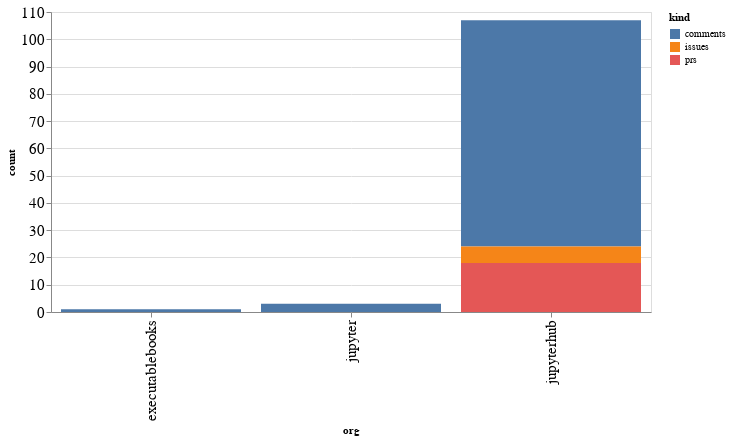

The cell this chart's notebook holds for it:
### Code cell
alt.Chart(org_summaries, width=600).mark_bar().encode(
    x='org',
    y='count',
    color='kind',
    tooltip="org"
)

### Figure 1 — Vega-Lite specification as saved in the notebook (floating-point values rounded to 4 significant figures)
{"config": {"axisLeft": {"labelFontSize": 15}, "axisBottom": {"labelFontSize": 15}}, "data": {"name": "data-0f2352ff15f805d8b3b199f3ad62e965"}, "mark": "bar", "encoding": {"color": {"type": "nominal", "field": "kind"}, "tooltip": {"type": "nominal", "field": "org"}, "x": {"type": "nominal", "field": "org"}, "y": {"type": "quantitative", "field": "count"}}, "width": 600, "$schema": "https://vega.github.io/schema/vega-lite/v4.8.1.json", "datasets": {"data-0f2352ff15f805d8b3b199f3ad62e965": [{"org": "executablebooks", "kind": "comments", "count": 1}, {"org": "jupyter", "kind": "comments", "count": 3}, {"org": "jupyterhub", "kind": "comments", "count": 83}, {"org": "jupyterhub", "kind": "issues", "count": 6}, {"org": "jupyterhub", "kind": "prs", "count": 18}]}}
